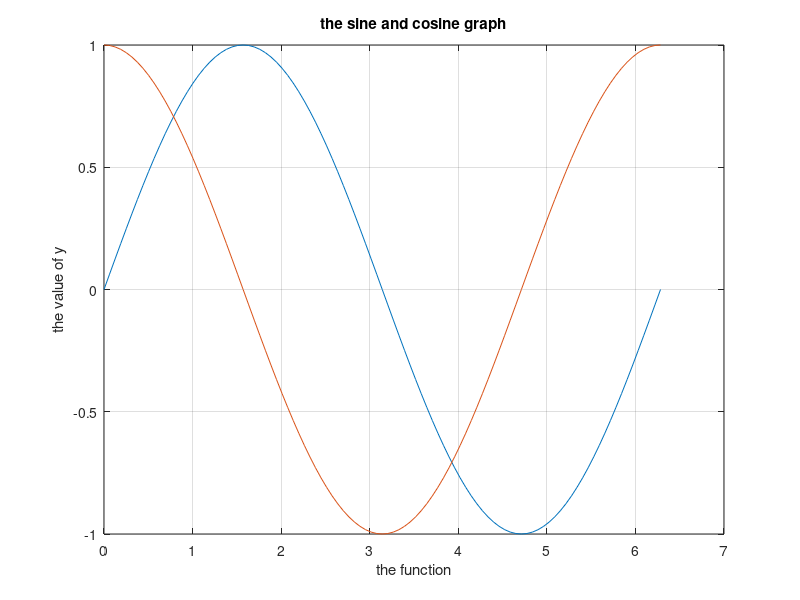

Reproduce this figure in MATLAB.
x=0:pi/50:2*pi;
a = sin(x);
b = cos(x);
plot(x,a,x,b);
xlabel('the function');
ylabel('the value of y');
title('the sine and cosine graph');
grid on;
